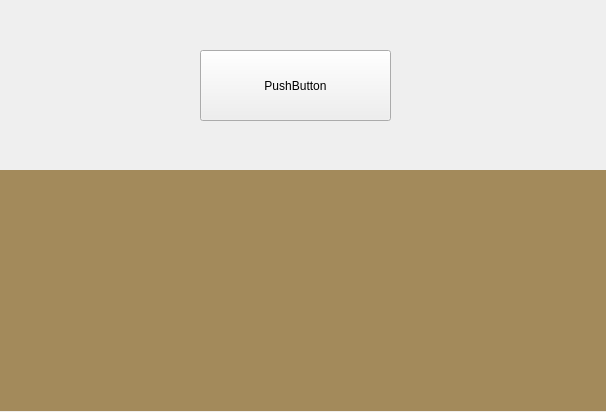
<?xml version="1.0" encoding="UTF-8"?>
<ui version="4.0">
 <class>Form</class>
 <widget class="QWidget" name="Form">
  <property name="geometry">
   <rect>
    <x>0</x>
    <y>0</y>
    <width>606</width>
    <height>412</height>
   </rect>
  </property>
  <property name="windowTitle">
   <string>Form</string>
  </property>
  <widget class="QPushButton" name="button">
   <property name="geometry">
    <rect>
     <x>200</x>
     <y>50</y>
     <width>191</width>
     <height>71</height>
    </rect>
   </property>
   <property name="text">
    <string>PushButton</string>
   </property>
  </widget>
  <widget class="QWidget" name="widget" native="true">
   <property name="geometry">
    <rect>
     <x>0</x>
     <y>170</y>
     <width>611</width>
     <height>241</height>
    </rect>
   </property>
   <property name="styleSheet">
    <string notr="true">background-color: rgb(163, 138, 91);</string>
   </property>
   <layout class="QGridLayout" name="layout"/>
  </widget>
 </widget>
 <resources/>
 <connections/>
</ui>
